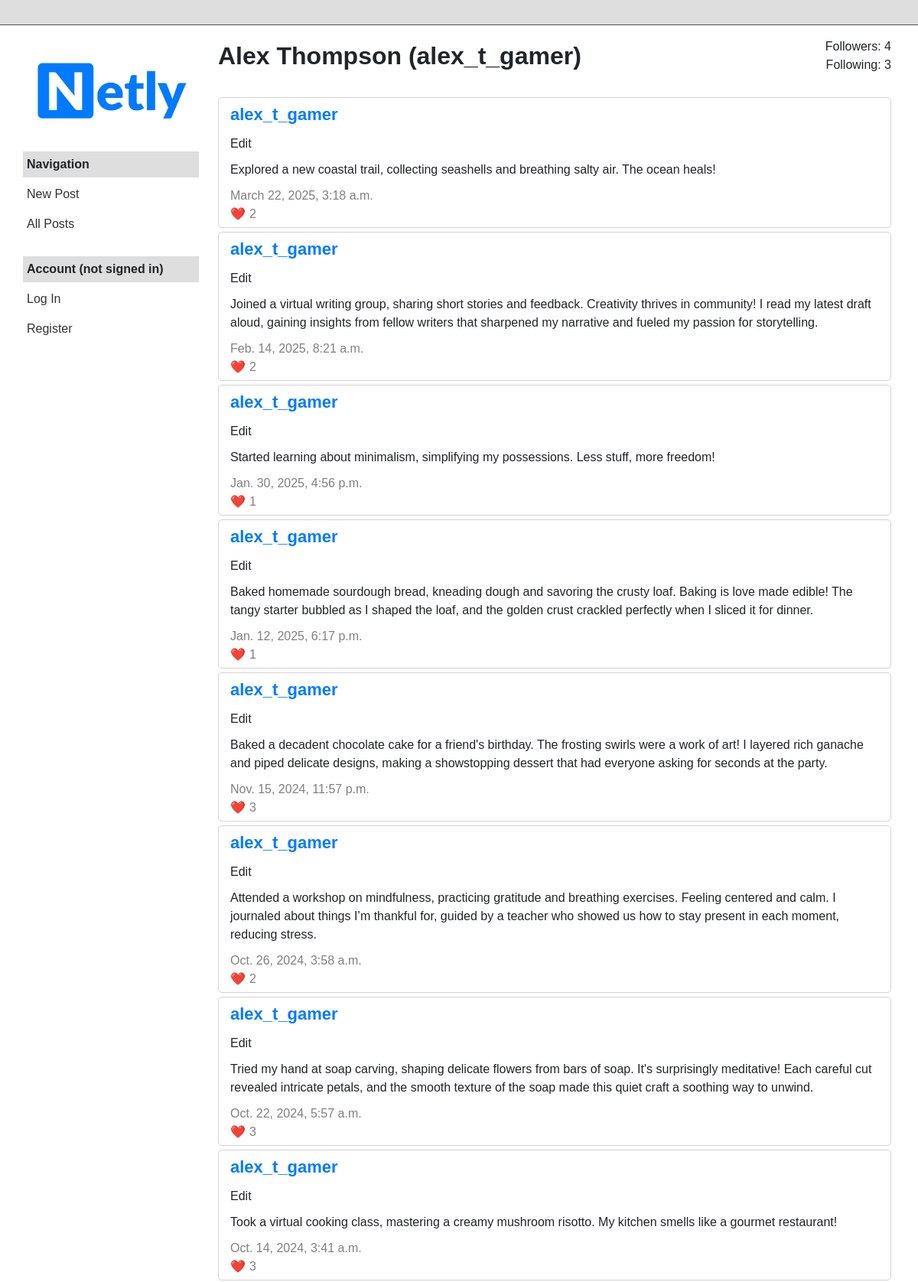
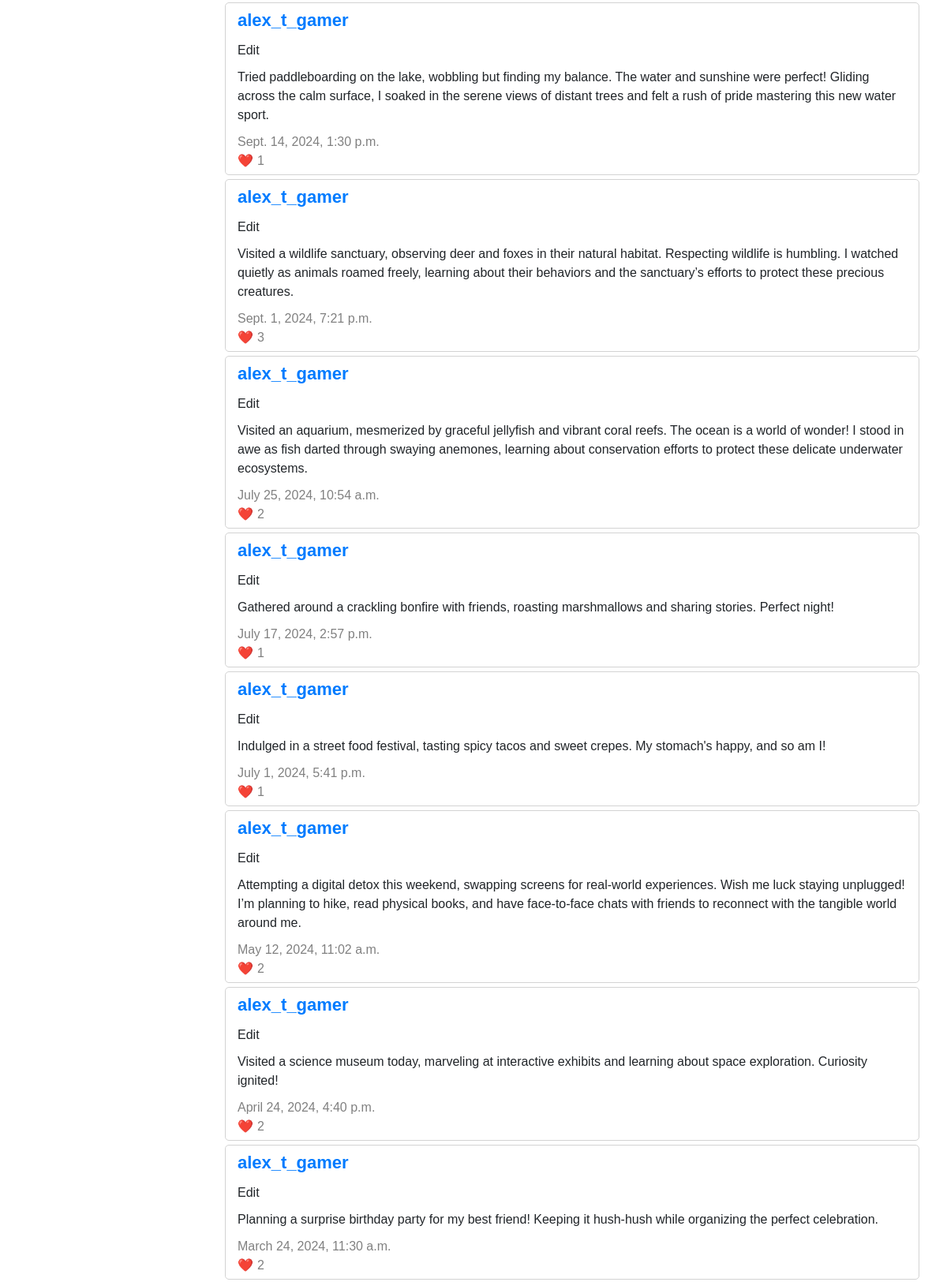
Page /profile/6 (upper part) on the committed database (2 pictures, top to bottom).
### network/models.py (models this page shows, shortened)
class User(AbstractUser):
    def display_name(self):
        return f"{self.first_name} {self.last_name}" if self.first_name and self.last_name else self.username

class Post(models.Model):
    user = models.ForeignKey(User, on_delete=models.CASCADE, related_name="posts")
    content = models.TextField()
    created_at = models.DateTimeField(auto_now_add=True)
    def get_likes_count(self):
        return self.likes.count()

### network/views.py (the view)
# urls.py: path("profile/<int:user_id>", views.profile, name="profile"),
def profile(request, user_id):
    owner = User.objects.get(id=user_id)
    posts = Post.objects.filter(user=owner).order_by("-created_at")
    followers = Follow.objects.filter(followed=owner).count()
    following = Follow.objects.filter(follower=owner).count()
    is_following = request.user.is_following(owner) if request.user.is_authenticated else False
    if request.user.id == user_id:
        active_filter = "profile"
    else:
        active_filter = "other"
    return render(request, "network/profile.html", {
        "owner": owner,
        "posts": posts,
        "followers": followers,
        "following": following,
        "is_following": is_following,
        "active_filter": active_filter
    })

### network/templates/network/profile.html (shortened to what this page needs)
{% extends "network/layout.html" %}
{% load static %}
{% block body %}
    <div class="profile-container">
        <div class="profile-header-wrapper">
            <div class="profile-header">
                <div class="profile-info">
                    <div class="profile-name">{{ owner.display_name }} ({{ owner.username }})</div>
                </div>
                <div class="profile-stats">
                    <div>Followers: {{ followers }}</div>
                    <div>Following: {{ following }}</div>
                </div>
            </div>
        </div>
        <div class="profile-posts-container">
            {% for post in posts %}
                <div class="post-container">
                    <div class="post-name"><a href="{% url 'profile' post.user.id %}">{{ post.user.username }}</a></div>
                    <div class="post-edit">Edit</div>
                    <div class="post-content">{{ post.content }}</div>
                    <div class="post-date">{{ post.created_at }}</div>
                    <div class="post-likes">{{ post.get_likes_count }}</div>
                </div>
            {% endfor %}
        </div>
    </div>
{% endblock %}

### network/static/network/styles.css (style rules this page uses)
body { font-family: Arial, sans-serif; display: flex; flex-direction: column; align-items: center; }
.post-container { border: 1px solid lightgray; border-radius: 5px; margin-bottom: 5px; margin-right: 20px; padding: 5px 15px; }
.post-name { font-size: 22px; font-weight: 700; margin-bottom: 10px; }
.post-edit { margin-bottom: 10px; }
.post-content { margin-bottom: 10px; }
.post-date { color: gray; }
.post-likes { color: gray; }
.post-likes::before { content: "❤️"; padding-right: 5px; }
.profile-container { border: none; margin-bottom: 5px; display: flex; flex-direction: column; height: calc(100vh - 60px); }
.profile-header { display: flex; justify-content: space-between; align-items: flex-start; margin-bottom: 10px; margin-right: 20px; }
.profile-name { font-size: 32px; font-weight: 700; }
.profile-info { flex-grow: 1; }
.profile-stats { text-align: right; }
.profile-header-wrapper { position: sticky; top: 0; background-color: white; z-index: 5; padding-bottom: 10px; }
.profile-posts-container { overflow-y: auto; flex: 1; padding-top: 10px; }

### rows in the picture
User: display_name "Alex Thompson", username "alex_t_gamer"
Post: user.username "alex_t_gamer", content "Explored a new coastal trail, collecting seashells and breathing salty air. The ocean heals!", created_at "March 22, 2025, 3:18 a.m.", get_likes_count "2"
Post: user.username "alex_t_gamer", content "Joined a virtual writing group, sharing short stories and feedback. Creativity thrives in community! I read my latest draft aloud, gaining insights from fellow writers that sharpened my narrative and fueled my passion for storytelling.", created_at "Feb. 14, 2025, 8:21 a.m.", get_likes_count "2"
Post: user.username "alex_t_gamer", content "Started learning about minimalism, simplifying my possessions. Less stuff, more freedom!", created_at "Jan. 30, 2025, 4:56 p.m.", get_likes_count "1"
Post: user.username "alex_t_gamer", content "Baked homemade sourdough bread, kneading dough and savoring the crusty loaf. Baking is love made edible! The tangy starter bubbled as I shaped the loaf, and the golden crust crackled perfectly when I sliced it for dinner.", created_at "Jan. 12, 2025, 6:17 p.m.", get_likes_count "1"
Post: user.username "alex_t_gamer", content "Baked a decadent chocolate cake for a friend's birthday. The frosting swirls were a work of art! I layered rich ganache and piped delicate designs, making a showstopping dessert that had everyone asking for seconds at the party.", created_at "Nov. 15, 2024, 11:57 p.m.", get_likes_count "3"
Post: user.username "alex_t_gamer", content "Attended a workshop on mindfulness, practicing gratitude and breathing exercises. Feeling centered and calm. I journaled about things I’m thankful for, guided by a teacher who showed us how to stay present in each moment, reducing stress.", created_at "Oct. 26, 2024, 3:58 a.m.", get_likes_count "2"
Post: user.username "alex_t_gamer", content "Tried my hand at soap carving, shaping delicate flowers from bars of soap. It's surprisingly meditative! Each careful cut revealed intricate petals, and the smooth texture of the soap made this quiet craft a soothing way to unwind.", created_at "Oct. 22, 2024, 5:57 a.m.", get_likes_count "3"
Post: user.username "alex_t_gamer", content "Took a virtual cooking class, mastering a creamy mushroom risotto. My kitchen smells like a gourmet restaurant!", created_at "Oct. 14, 2024, 3:41 a.m.", get_likes_count "3"
Post: user.username "alex_t_gamer", content "Tried paddleboarding on the lake, wobbling but finding my balance. The water and sunshine were perfect! Gliding across the calm surface, I soaked in the serene views of distant trees and felt a rush of pride mastering this new water sport.", created_at "Sept. 14, 2024, 1:30 p.m.", get_likes_count "1"
Post: user.username "alex_t_gamer", content "Visited a wildlife sanctuary, observing deer and foxes in their natural habitat. Respecting wildlife is humbling. I watched quietly as animals roamed freely, learning about their behaviors and the sanctuary’s efforts to protect these precious creatures.", created_at "Sept. 1, 2024, 7:21 p.m.", get_likes_count "3"
Post: user.username "alex_t_gamer", content "Visited an aquarium, mesmerized by graceful jellyfish and vibrant coral reefs. The ocean is a world of wonder! I stood in awe as fish darted through swaying anemones, learning about conservation efforts to protect these delicate underwater ecosystems.", created_at "July 25, 2024, 10:54 a.m.", get_likes_count "2"
Post: user.username "alex_t_gamer", content "Gathered around a crackling bonfire with friends, roasting marshmallows and sharing stories. Perfect night!", created_at "July 17, 2024, 2:57 p.m.", get_likes_count "1"
Post: user.username "alex_t_gamer", content "Indulged in a street food festival, tasting spicy tacos and sweet crepes. My stomach's happy, and so am I!", created_at "July 1, 2024, 5:41 p.m.", get_likes_count "1"
Post: user.username "alex_t_gamer", content "Attempting a digital detox this weekend, swapping screens for real-world experiences. Wish me luck staying unplugged! I’m planning to hike, read physical books, and have face-to-face chats with friends to reconnect with the tangible world around me.", created_at "May 12, 2024, 11:02 a.m.", get_likes_count "2"
Post: user.username "alex_t_gamer", content "Visited a science museum today, marveling at interactive exhibits and learning about space exploration. Curiosity ignited!", created_at "April 24, 2024, 4:40 p.m.", get_likes_count "2"
Post: user.username "alex_t_gamer", content "Planning a surprise birthday party for my best friend! Keeping it hush-hush while organizing the perfect celebration.", created_at "March 24, 2024, 11:30 a.m.", get_likes_count "2"

### other values in the picture
{{ followers }} "4"
{{ following }} "3"
